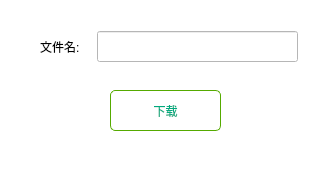
<?xml version="1.0" encoding="UTF-8"?>
<ui version="4.0">
 <class>Form</class>
 <widget class="QWidget" name="Form">
  <property name="geometry">
   <rect>
    <x>0</x>
    <y>0</y>
    <width>328</width>
    <height>171</height>
   </rect>
  </property>
  <property name="minimumSize">
   <size>
    <width>328</width>
    <height>171</height>
   </size>
  </property>
  <property name="maximumSize">
   <size>
    <width>328</width>
    <height>171</height>
   </size>
  </property>
  <property name="windowTitle">
   <string>Form</string>
  </property>
  <property name="styleSheet">
   <string notr="true">QWidget{
background-color: rgb(255, 255, 255);
font: 10pt &quot;黑体&quot;;
}</string>
  </property>
  <widget class="QPushButton" name="btn_down">
   <property name="geometry">
    <rect>
     <x>110</x>
     <y>90</y>
     <width>111</width>
     <height>41</height>
    </rect>
   </property>
   <property name="styleSheet">
    <string notr="true">QPushButton#btn_down{
border:1px solid rgb(85, 170, 0);
color: rgb(0, 170, 127);
border-radius:5px;
}
QPushButton#btn_down{

}</string>
   </property>
   <property name="text">
    <string>下载</string>
   </property>
  </widget>
  <widget class="QWidget" name="">
   <property name="geometry">
    <rect>
     <x>40</x>
     <y>30</y>
     <width>258</width>
     <height>33</height>
    </rect>
   </property>
   <layout class="QHBoxLayout" name="horizontalLayout">
    <item>
     <widget class="QLabel" name="label">
      <property name="text">
       <string>文件名:</string>
      </property>
     </widget>
    </item>
    <item>
     <widget class="QLineEdit" name="lineEdit">
      <property name="minimumSize">
       <size>
        <width>201</width>
        <height>31</height>
       </size>
      </property>
      <property name="maximumSize">
       <size>
        <width>201</width>
        <height>31</height>
       </size>
      </property>
     </widget>
    </item>
   </layout>
  </widget>
 </widget>
 <resources/>
 <connections/>
</ui>
